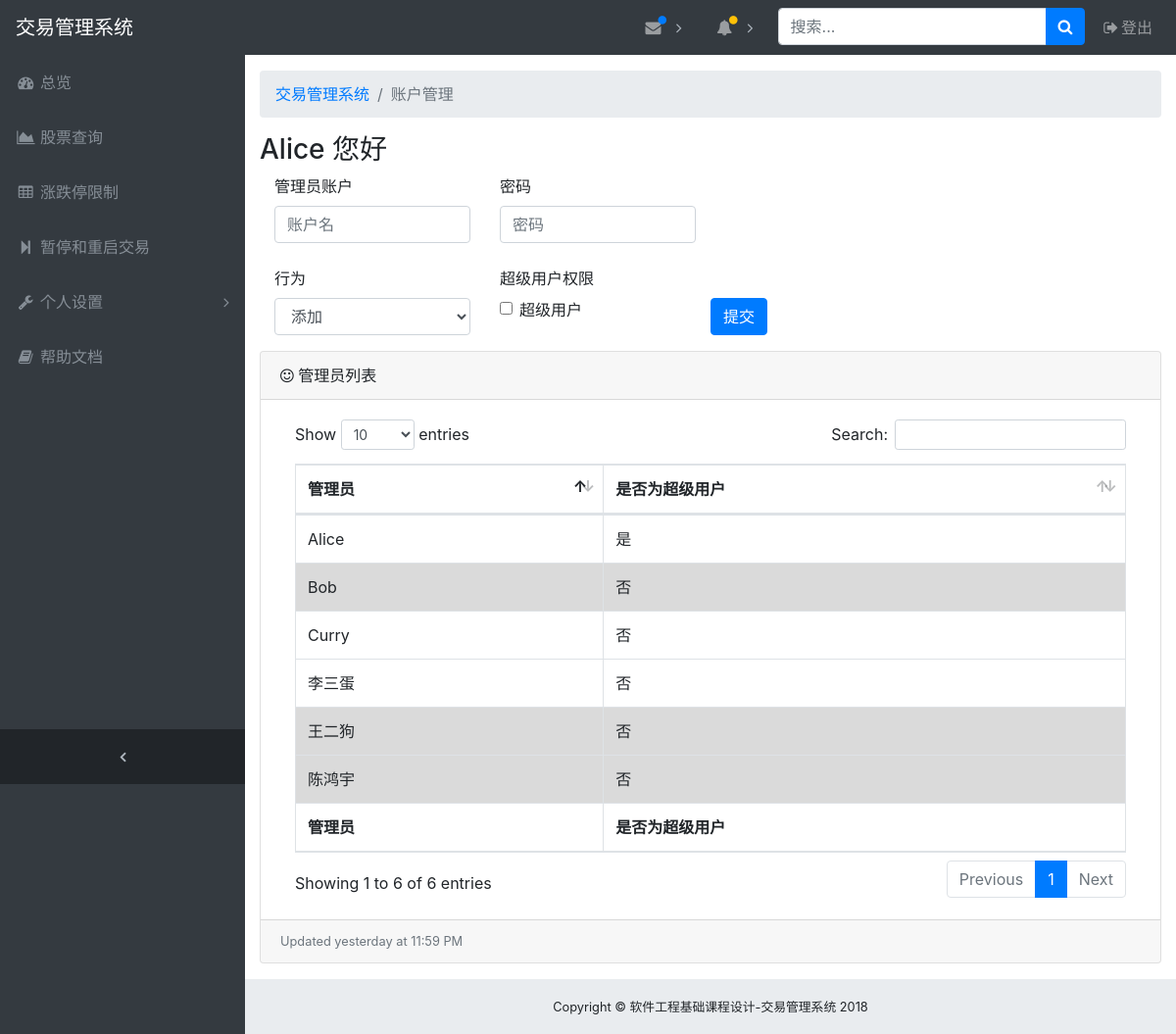
/account (signed in), run on an earlier commit of the app's database.
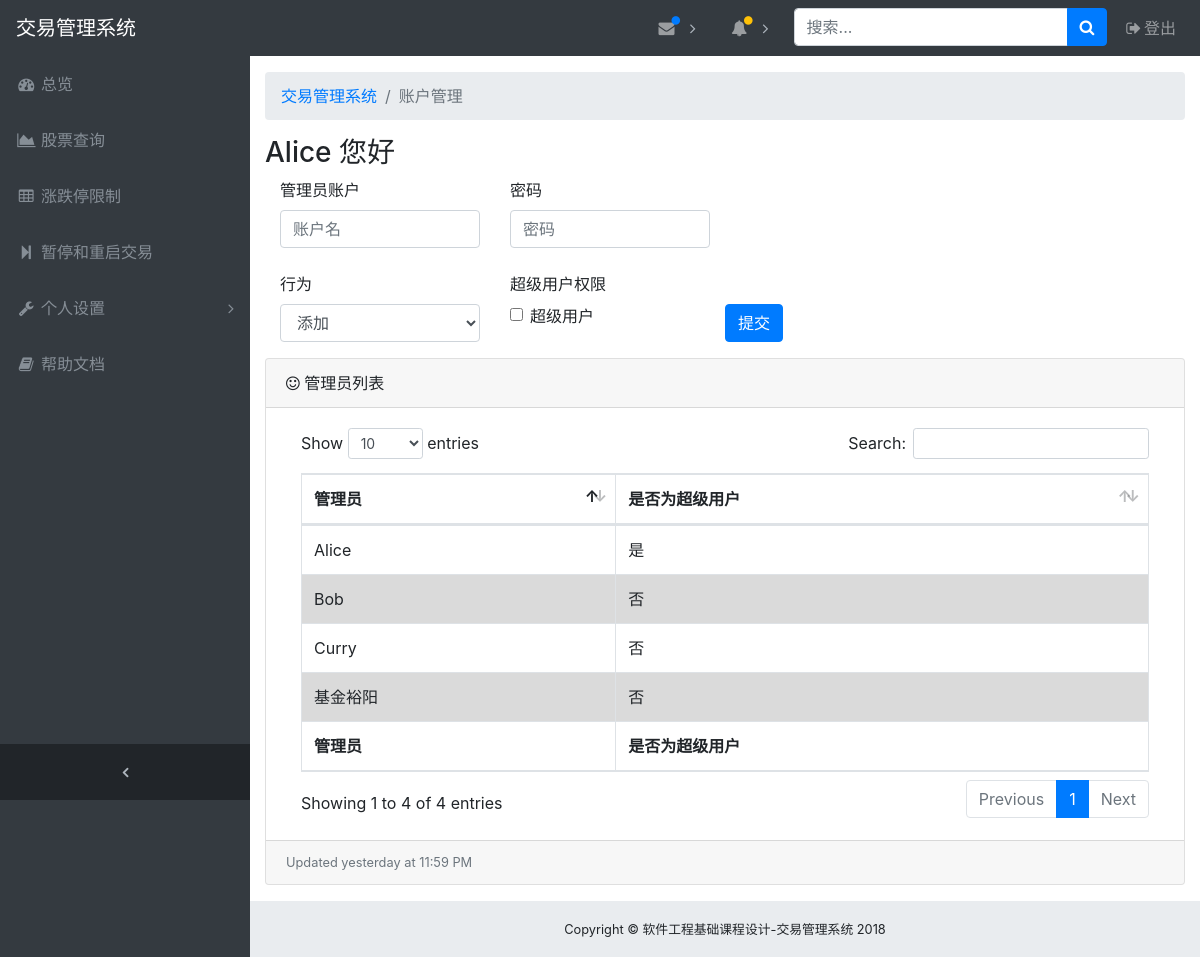
And on a later commit of the database.
### app/models.py (models this page shows, shortened)
class Admin ( db.Model ):
    __tablename__ = "admin"
    id = db.Column ( db.String ( 32 ), primary_key=True )
    password_hash = db.Column ( db.String ( 32 ) )
    is_root = db.Column ( db.Boolean, default=False )
    def get_id(self):
        return self.id
    @property
    def password(self):
        raise AttributeError ( "Password unaccessible" )

### app/views.py (the view, shortened to what this page needs)
@app.route ( '/account', methods=['GET', 'POST'] )
@login_required
def account():
    form = ChangeAccount ()
    if not current_user.is_root:
        flash ( '您没有超级用户权限', 'danger' )
        return redirect ( '/index.html' )
    user_id = current_user.get_id ()
    auth_list = Admin.query.all ()
    return render_template ( "account.html", username=user_id, auth_list=auth_list, form=form )

### app/forms.py
class ChangeAccount ( FlaskForm ):
    admin_id = StringField ( "admin_id", validators=[DataRequired ()] )
    password = StringField ( "password", validators=[Optional ()] )
    is_root = BooleanField ( "is_root", validators=[Optional ()], default=False )
    action = SelectField ( "action", validators=[DataRequired ()],
                           choices=[("add", 'add'), ("delete", "delete"), ("update", "update")] )

### app/views.py (called while the page is built)
@app.before_request
def before_request():
    g.user = current_user

@lm.user_loader
def load_user(id):
    return Admin.query.get ( id )

### app/templates/account.html (shortened to what this page needs)
{% set current_page = "账户管理" %}
{% extends 'base.html' %}
{% block body %}
<div class="row clearfix">
    <div class="container">
        <h3>{{username}} 您好</h3>
        <div class="col-md-12 column">
            <form method="POST" action="{{url_for('account')}}" class="form-horizontal">
                <fieldset>
                    <div class="form-group">
                        <div class="row clearfix">
                            <div class="col-md-3 column">
                                <label>管理员账户</label>
                                <input type="text" class="form-control required"
                                       name="admin_id" placeholder="账户名">
                            </div>
                            <div class="col-md-3 column">
                                <label>密码</label>
                                <input class="form-control" id="password" name="password" type="password"
                                       placeholder="密码">
                            </div>
                        </div>
                        <br>
                        <div class="row clearfix">
                            <div class="col-md-3 column">
                                <label>行为</label>
                                <div class="custom-select-md">
                                    <select name="action" class="form-control form-control-md">
                                        <option value="add" selected>添加</option>
                                    </select>
                                </div>
                            </div>
                            <div class="col-md-3 column">
                                <label>超级用户权限</label>
                                <div class="form-check">
                                    <label class="form-check-label">
                                        <input class="form-check-input" name="is_root" type="checkbox"> 超级用户</label>
                                </div>
                            </div>
                            <div class="col-md-offset-10 column">
                                <label>&nbsp;</label>
                                <br>
                                <button type="submit" class="btn btn-primary">提交</button>
                            </div>
                        </div>
                    </div>
                </fieldset>
            </form>
        </div>
        <div class="card mb-3">
            <div class="card-header">
                <i class="fa fa-smile-o"></i> 管理员列表
            </div>
            <div class="card-body">
                <div class="table-responsive">
                    <table class="table table-bordered" id="dataTable" width="100%" cellspacing="0">
                        <thead>
                        <tr>
                            <th>管理员</th>
                            <th>是否为超级用户</th>
                        </tr>
                        </thead>
                        <tfoot>
                        <tr>
                            <th>管理员</th>
                            <th>是否为超级用户</th>
                        </tr>
                        </tfoot>
                        <tbody>
                        {% for row in auth_list %}
                        <tr class={{ loop.cycle(
                        "", "table-active")}}>
                        <td>{{ row.id }}</td>
                        {% if row.is_root %}
                        <td>是</td>
                        {% else %}
                        <td>否</td>
                        {% endif %}
                        </tr>
                        {% endfor %}
                        </tbody>
                    </table>
                </div>
            </div>
            <div class="card-footer small text-muted">Updated yesterday at 11:59 PM</div>
        </div>
    </div>
</div>
{% endblock%}

### app/templates/base.html (shortened to what this page needs)
<!DOCTYPE html>
<html lang="en">
<head>
    <link href="../static/vendor/bootstrap/css/bootstrap.min.css" rel="stylesheet">
    <link href="../static/vendor/font-awesome/css/font-awesome.min.css" rel="stylesheet" type="text/css">
    <link href="../static/vendor/datatables/dataTables.bootstrap4.css" rel="stylesheet">
    <link href="../static/css/sb-admin.css" rel="stylesheet">
</head>
<body class="fixed-nav sticky-footer bg-dark" id="page-top">
<nav class="navbar navbar-expand-lg navbar-dark bg-dark fixed-top" id="mainNav">
    <a class="navbar-brand" href="index.html">交易管理系统</a>
    <div class="collapse navbar-collapse" id="navbarResponsive">
        <ul class="navbar-nav navbar-sidenav" id="exampleAccordion">
            <li class="nav-item" data-toggle="tooltip" data-placement="right" title="Dashboard">
                <a class="nav-link" href="index.html">
                    <i class="fa fa-fw fa-dashboard"></i>
                    <span class="nav-link-text">总览</span>
                </a>
            </li>
            <li class="nav-item" data-toggle="tooltip" data-placement="right" title="Charts">
                <a class="nav-link" href="query">
                    <i class="fa fa-fw fa-area-chart"></i>
                    <span class="nav-link-text">股票查询</span>
                </a>
            </li>
            <li class="nav-item" data-toggle="tooltip" data-placement="right" title="Tables">
                <a class="nav-link" href="confine">
                    <i class="fa fa-fw fa-table"></i>
                    <span class="nav-link-text">涨跌停限制</span>
                </a>
            </li>
            <li class="nav-item" data-toggle="tooltip" data-placement="right" title="Config">
                <a class="nav-link" href="/trading">
                    <i class="fa fa-fw fa-step-forward"></i>
                    <span class="nav-link-text">暂停和重启交易</span>
                </a>
            </li>
            <li class="nav-item" data-toggle="tooltip" data-placement="right" title="Menu Levels">
                <a class="nav-link nav-link-collapse collapsed" data-toggle="collapse" href="#collapseMulti"
                   data-parent="#exampleAccordion">
                    <i class="fa fa-fw fa-wrench"></i>
                    <span class="nav-link-text">个人设置</span>
                </a>
            </li>
            <li class="nav-item" data-toggle="tooltip" data-placement="right" title="Link">
                <a class="nav-link" href="/tutorial">
                    <i class="fa fa-fw fa-book"></i>
                    <span class="nav-link-text">帮助文档</span>
                </a>
            </li>
        </ul>
        <ul class="navbar-nav sidenav-toggler">
            <li class="nav-item">
                <a class="nav-link text-center" id="sidenavToggler">
                    <i class="fa fa-fw fa-angle-left"></i>
                </a>
            </li>
        </ul>
        <ul class="navbar-nav ml-auto">
            <li class="nav-item dropdown">
                <a class="nav-link dropdown-toggle mr-lg-2" id="messagesDropdown" href="#" data-toggle="dropdown"
                   aria-haspopup="true" aria-expanded="false">
                    <i class="fa fa-fw fa-envelope"></i>
                    <span class="indicator text-primary d-none d-lg-block">
              <i class="fa fa-fw fa-circle"></i>
            </span>
                </a>
            </li>
            <li class="nav-item dropdown">
                <a class="nav-link dropdown-toggle mr-lg-2" id="alertsDropdown" href="#" data-toggle="dropdown"
                   aria-haspopup="true" aria-expanded="false">
                    <i class="fa fa-fw fa-bell"></i>
                    <span class="indicator text-warning d-none d-lg-block">
              <i class="fa fa-fw fa-circle"></i>
            </span>
                </a>
            </li>
            <li class="nav-item">
                <form class="form-inline my-2 my-lg-0 mr-lg-2">
                    <div class="input-group">
                        <input class="form-control" type="text" placeholder="搜索...">
                        <span class="input-group-append">
                <button class="btn btn-primary" type="button">
                  <i class="fa fa-search"></i>
                </button>
              </span>
                    </div>
                </form>
            </li>
            <li class="nav-item">
                <a class="nav-link" data-toggle="modal" data-target="#exampleModal">
                    <i class="fa fa-fw fa-sign-out"></i>登出</a>
            </li>
        </ul>
    </div>
</nav>
<div class="content-wrapper">
    <div class="container-fluid">
        <ol class="breadcrumb">
            <li class="breadcrumb-item">
                <a href="#">交易管理系统</a>
            </li>
            <li class="breadcrumb-item active">{{current_page}}</li>
        </ol>
        {% block body %}
        {% endblock %}
    </div>
    <footer class="sticky-footer">
        <div class="container">
            <div class="text-center">
                <small>Copyright © 软件工程基础课程设计-交易管理系统 2018</small>
            </div>
        </div>
    </footer>
</div>
</body>
</html>

### app/static/css/sb-admin.css (style rules this page uses)
html { position: relative; min-height: 100%; }
body { overflow-x: hidden; }
body.sticky-footer { margin-bottom: 56px; }
body.sticky-footer .content-wrapper { min-height: calc(100vh - 56px - 56px); }
body.fixed-nav { padding-top: 56px; }
.content-wrapper { min-height: calc(100vh - 56px); padding-top: 1rem; }
#mainNav .navbar-collapse { overflow: auto; max-height: 75vh; }
#mainNav .navbar-collapse .navbar-nav .nav-item .nav-link { cursor: pointer; }
#mainNav .navbar-collapse .navbar-sidenav .nav-link-collapse:after { float: right; content: '\f107'; font-family: 'FontAwesome'; }
#mainNav .navbar-collapse .navbar-sidenav .nav-link-collapse.collapsed:after { content: '\f105'; }
#mainNav .navbar-collapse .sidenav-toggler { display: none; }
#mainNav .navbar-collapse .navbar-nav > .nav-item.dropdown > .nav-link { position: relative; min-width: 45px; }
#mainNav .navbar-collapse .navbar-nav > .nav-item.dropdown > .nav-link:after { float: right; width: auto; content: '\f105'; border: none; font-family: 'FontAwesome'; }
#mainNav .navbar-collapse .navbar-nav > .nav-item.dropdown > .nav-link .indicator { position: absolute; top: 5px; left: 21px; font-size: 10px; }
@media (min-width: 992px) { #mainNav .navbar-brand { width: 250px; } }
@media (min-width: 992px) { #mainNav .navbar-collapse { overflow: visible; max-height: none; } }
@media (min-width: 992px) { #mainNav .navbar-collapse .navbar-sidenav { position: absolute; top: 0; left: 0; -webkit-flex-direction: column; -ms-flex-direction: column; flex-direction: column; margin-top: 56px; } }
@media (min-width: 992px) { #mainNav .navbar-collapse .navbar-sidenav > .nav-item { width: 250px; padding: 0; } }
@media (min-width: 992px) { #mainNav .navbar-collapse .navbar-sidenav > .nav-item > .nav-link { padding: 1em; } }
@media (min-width: 992px) { #mainNav .navbar-collapse .navbar-nav > .nav-item.dropdown > .nav-link { min-width: 0; } }
@media (min-width: 992px) { #mainNav .navbar-collapse .navbar-nav > .nav-item.dropdown > .nav-link:after { width: 24px; text-align: center; } }
#mainNav.fixed-top .sidenav-toggler { display: none; }
@media (min-width: 992px) { #mainNav.fixed-top .navbar-sidenav { height: calc(100vh - 112px); } }
@media (min-width: 992px) { #mainNav.fixed-top .sidenav-toggler { position: absolute; top: 0; left: 0; display: flex; -webkit-flex-direction: column; -ms-flex-direction: column; flex-direction: column; margin-top: calc(100vh - 56px); } }
@media (min-width: 992px) { #mainNav.fixed-top .sidenav-toggler > .nav-item { width: 250px; padding: 0; } }
@media (min-width: 992px) { #mainNav.fixed-top .sidenav-toggler > .nav-item > .nav-link { padding: 1em; } }
#mainNav.fixed-top.navbar-dark .sidenav-toggler { background-color: #212529; }
#mainNav.fixed-top.navbar-dark .sidenav-toggler a i { color: #adb5bd; }
.content-wrapper { overflow-x: hidden; background: white; }
@media (min-width: 992px) { .content-wrapper { margin-left: 250px; } }
#sidenavToggler i { font-weight: 800; }
#mainNav.navbar-dark .navbar-collapse .navbar-sidenav .nav-link-collapse:after { color: #868e96; }
#mainNav.navbar-dark .navbar-collapse .navbar-sidenav > .nav-item > .nav-link { color: #868e96; }
#mainNav.navbar-dark .navbar-collapse .navbar-nav > .nav-item.dropdown > .nav-link:after { color: #adb5bd; }
@media (min-width: 992px) { #mainNav.navbar-dark .navbar-collapse .navbar-sidenav { background: #343a40; } }
footer.sticky-footer { position: absolute; right: 0; bottom: 0; width: 100%; height: 56px; background-color: #e9ecef; line-height: 55px; }
@media (min-width: 992px) { footer.sticky-footer { width: calc(100% - 250px); } }

What changed in the data, as far as the page shows it:
removed Admin: id "王二狗", is_root "否"
removed Admin: id "李三蛋", is_root "否"
removed Admin: id "陈鸿宇", is_root "否"
added Admin: id "基金裕阳", is_root "否"
Also different on the page:
text written by a page script: "Show entries Search: Showing 1 to 6 of 6 entries Previous 1 Next" → "Show entries Search: Showing 1 to 4 of 4 entries Previous 1 Next"
